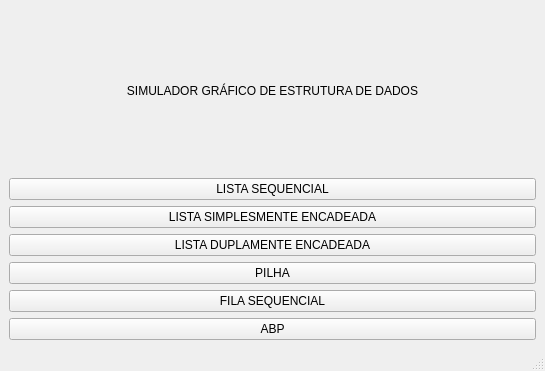
<?xml version="1.0" encoding="UTF-8"?>
<ui version="4.0">
 <class>MainWindow</class>
 <widget class="QMainWindow" name="MainWindow">
  <property name="enabled">
   <bool>true</bool>
  </property>
  <property name="geometry">
   <rect>
    <x>0</x>
    <y>0</y>
    <width>545</width>
    <height>371</height>
   </rect>
  </property>
  <property name="windowTitle">
   <string>MainWindow</string>
  </property>
  <widget class="QWidget" name="centralwidget">
   <layout class="QVBoxLayout" name="verticalLayout">
    <item>
     <widget class="QLabel" name="label">
      <property name="layoutDirection">
       <enum>Qt::LeftToRight</enum>
      </property>
      <property name="text">
       <string>SIMULADOR GRÁFICO DE ESTRUTURA DE DADOS</string>
      </property>
      <property name="alignment">
       <set>Qt::AlignCenter</set>
      </property>
     </widget>
    </item>
    <item>
     <widget class="QPushButton" name="pushButton">
      <property name="text">
       <string>LISTA SEQUENCIAL</string>
      </property>
     </widget>
    </item>
    <item>
     <widget class="QPushButton" name="pushButton_2">
      <property name="text">
       <string>LISTA SIMPLESMENTE ENCADEADA</string>
      </property>
     </widget>
    </item>
    <item>
     <widget class="QPushButton" name="pushButton_3">
      <property name="text">
       <string>LISTA DUPLAMENTE ENCADEADA</string>
      </property>
     </widget>
    </item>
    <item>
     <widget class="QPushButton" name="pushButton_4">
      <property name="text">
       <string>PILHA</string>
      </property>
     </widget>
    </item>
    <item>
     <widget class="QPushButton" name="pushButton_5">
      <property name="text">
       <string>FILA SEQUENCIAL</string>
      </property>
     </widget>
    </item>
    <item>
     <widget class="QPushButton" name="pushButton_6">
      <property name="text">
       <string>ABP</string>
      </property>
     </widget>
    </item>
   </layout>
  </widget>
  <widget class="QMenuBar" name="menubar">
   <property name="geometry">
    <rect>
     <x>0</x>
     <y>0</y>
     <width>545</width>
     <height>21</height>
    </rect>
   </property>
  </widget>
  <widget class="QStatusBar" name="statusbar"/>
 </widget>
 <resources/>
 <connections/>
</ui>
